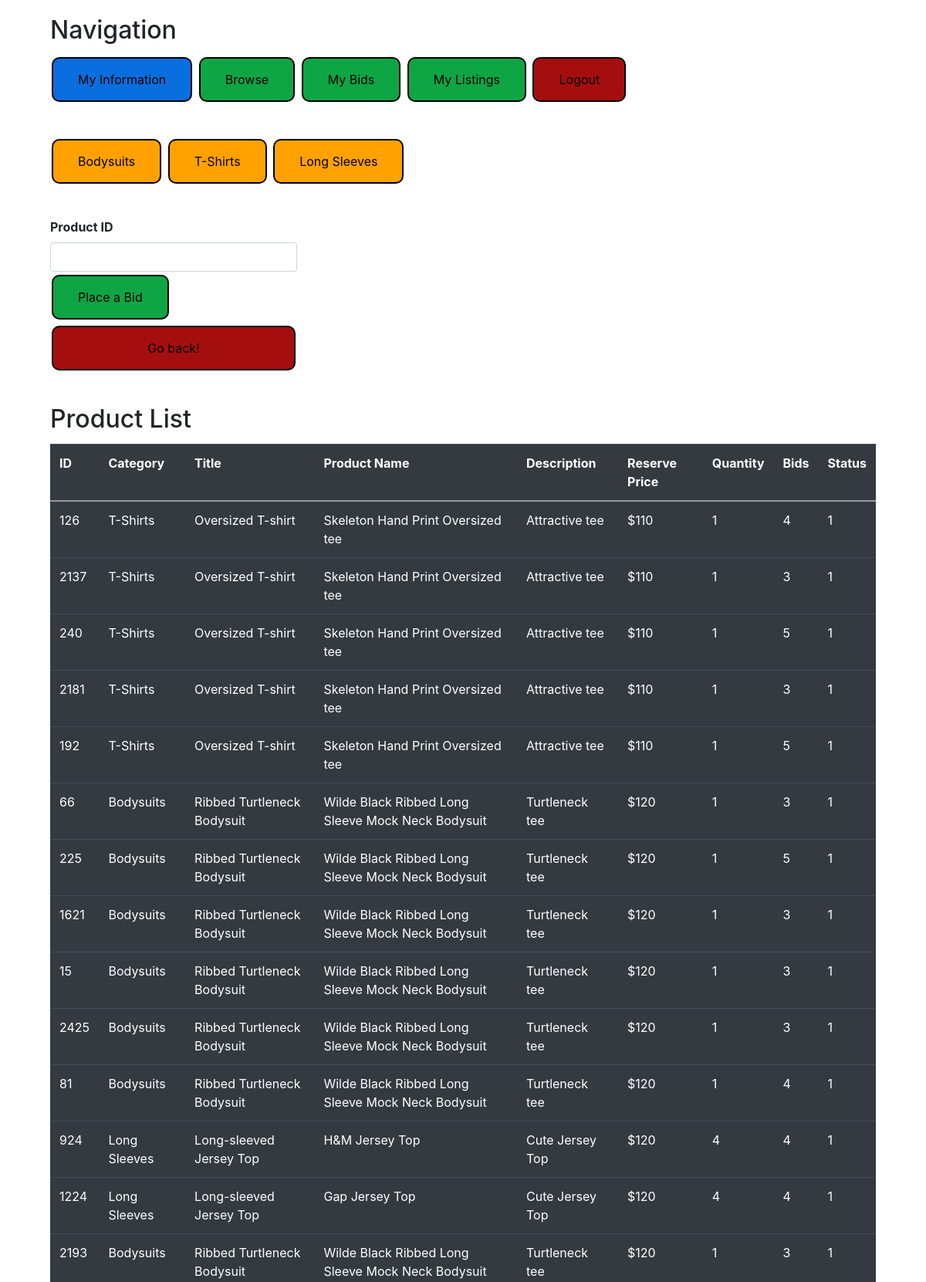
/tops (upper part), run on the app's committed database.
### tables this page shows
CREATE TABLE Auction_Listings_new
(
    Seller_Email        TEXT,
    Listing_ID          INTEGER,
    Category            TEXT,
    Auction_Title       TEXT,
    Product_Name        TEXT,
    Product_Description TEXT,
    Quantity            INTEGER,
    Reserve_Price       TEXT,
    Max_bids            INTEGER,
    Status              INTEGER
);

### lionauction.py (the view)
@app.route('/tops', methods=['POST', 'GET'])
def tops():
    connection = sql.connect('user.sqlite')
    cursor = connection.execute('SELECT * FROM Auction_Listings_new '
                                'WHERE Category = ? OR Category = ? OR Category = ? AND Status == 1 ORDER BY Reserve_Price ASC;',
                                ("Bodysuits", "T-Shirts", "Long Sleeves"))
    result = cursor.fetchall()
    return render_template('tops.html', result=result)

### templates/tops.html (shortened to what this page needs)
<!DOCTYPE html>
<html lang="en" dir="ltr">
<head>
    <link rel="stylesheet" href="https://stackpath.bootstrapcdn.com/bootstrap/4.4.1/css/bootstrap.min.css"
>
</head>
<body>
<div class="container-sm">
    <div class="card-body">
        <h2 class="card-title">Navigation</h2>
        <a class="button button2" href="/myinformation" role="button">My Information</a>
        <a class="button button4" href="/browse" role="button">Browse</a>
        <a class="button button4" href="/my_bids" role="button">My Bids</a>
        <a class="button button4" href="/my_listings" role="button">My Listings</a>
        <a class="button button3" href="/" role="button">Logout</a>
    </div>
</div>
    <div class="container-sm">
        <div class="card-body">
            <form id = 'formset' action="/filter_output" method="POST">
                <button class="button button5" type="submit" role="button" name="category" value = "Bodysuits">Bodysuits</button>
                <button class="button button5" type="submit" role="button" name="category" value = "T-Shirts">T-Shirts</button>
                <button class="button button5" type="submit" role="button" name="category" value = "Long Sleeves">Long Sleeves</button>
            </form>
        </div>
<div class="card-body" style = "display: inline-block;">
            <label for="ProductID"><b>Product ID</b></label>
            <form id = 'formset' action="/place_bid" method="POST">
                <input type="text" name="id" required class="form-control">
                <button class="button button4" type="submit" role="button" name="bid" value = "bid">Place a Bid</button>
            </form>
            <input class="button button3" value="Go back!" onclick="history.back()">
        </div>
</div>
<div class="container-sm">
    <div class="card-body">
        <h2 class="card-title">Product List</h2>
        <table class="table table-dark clickable-row">
            <tr>
                <th scope="col"> ID</th>
                <th scope="col"> Category</th>
                <th scope="col"> Title</th>
                <th scope="col"> Product Name</th>
                <th scope="col"> Description</th>
                <th scope="col"> Reserve Price</th>
                <th scope="col"> Quantity</th>
                <th scope="col"> Bids</th>
                <th scope="col"> Status</th>
            </tr>
            <tbody>
            {% for email, id, category, title, product_name, description, quantity, price, bids, status in result %}
                <tr>
                    <td> {{ id }} </td>
                    <td> {{ category }} </td>
                    <td> {{ title }} </td>
                    <td> {{ product_name }} </td>
                    <td> {{ description }} </td>
                    <td> {{ price }} </td>
                    <td> {{ quantity }} </td>
                    <td> {{ bids }} </td>
                    <td> {{ status }} </td>
                </tr>
            {% endfor %}
            </tbody>
        </table>
    </div>
</div>
</body>
</html>

### templates/tops.html (style rules this page uses)
.button { background-color: #4CAF50; border: 2px solid black; color: black; padding: 15px 32px; text-align: center; text-decoration: none; display: inline-block; font-size: 16px; margin: 4px 2px; cursor: pointer; border-radius: 10px; }
.button2 { background-color: #0A6EDE; }
.button3 { background-color: #A50E0E; }
.button4 { background-color: #0EA545; }
.button5 { background-color: #FFA200; }

### data on the page
Auction_Listings_new: Listing_ID "126", Category "T-Shirts", Auction_Title "Oversized T-shirt", Product_Name "Skeleton Hand Print Oversized tee", Product_Description "Attractive tee", Reserve_Price "$110", Quantity "1", Max_bids "4", Status "1"
Auction_Listings_new: Listing_ID "2137", Category "T-Shirts", Auction_Title "Oversized T-shirt", Product_Name "Skeleton Hand Print Oversized tee", Product_Description "Attractive tee", Reserve_Price "$110", Quantity "1", Max_bids "3", Status "1"
Auction_Listings_new: Listing_ID "240", Category "T-Shirts", Auction_Title "Oversized T-shirt", Product_Name "Skeleton Hand Print Oversized tee", Product_Description "Attractive tee", Reserve_Price "$110", Quantity "1", Max_bids "5", Status "1"
Auction_Listings_new: Listing_ID "2181", Category "T-Shirts", Auction_Title "Oversized T-shirt", Product_Name "Skeleton Hand Print Oversized tee", Product_Description "Attractive tee", Reserve_Price "$110", Quantity "1", Max_bids "3", Status "1"
Auction_Listings_new: Listing_ID "192", Category "T-Shirts", Auction_Title "Oversized T-shirt", Product_Name "Skeleton Hand Print Oversized tee", Product_Description "Attractive tee", Reserve_Price "$110", Quantity "1", Max_bids "5", Status "1"
Auction_Listings_new: Listing_ID "66", Category "Bodysuits", Auction_Title "Ribbed Turtleneck Bodysuit", Product_Name "Wilde Black Ribbed Long Sleeve Mock Neck Bodysuit", Product_Description "Turtleneck tee", Reserve_Price "$120", Quantity "1", Max_bids "3", Status "1"
Auction_Listings_new: Listing_ID "225", Category "Bodysuits", Auction_Title "Ribbed Turtleneck Bodysuit", Product_Name "Wilde Black Ribbed Long Sleeve Mock Neck Bodysuit", Product_Description "Turtleneck tee", Reserve_Price "$120", Quantity "1", Max_bids "5", Status "1"
Auction_Listings_new: Listing_ID "1621", Category "Bodysuits", Auction_Title "Ribbed Turtleneck Bodysuit", Product_Name "Wilde Black Ribbed Long Sleeve Mock Neck Bodysuit", Product_Description "Turtleneck tee", Reserve_Price "$120", Quantity "1", Max_bids "3", Status "1"
Auction_Listings_new: Listing_ID "15", Category "Bodysuits", Auction_Title "Ribbed Turtleneck Bodysuit", Product_Name "Wilde Black Ribbed Long Sleeve Mock Neck Bodysuit", Product_Description "Turtleneck tee", Reserve_Price "$120", Quantity "1", Max_bids "3", Status "1"
Auction_Listings_new: Listing_ID "2425", Category "Bodysuits", Auction_Title "Ribbed Turtleneck Bodysuit", Product_Name "Wilde Black Ribbed Long Sleeve Mock Neck Bodysuit", Product_Description "Turtleneck tee", Reserve_Price "$120", Quantity "1", Max_bids "3", Status "1"
Auction_Listings_new: Listing_ID "81", Category "Bodysuits", Auction_Title "Ribbed Turtleneck Bodysuit", Product_Name "Wilde Black Ribbed Long Sleeve Mock Neck Bodysuit", Product_Description "Turtleneck tee", Reserve_Price "$120", Quantity "1", Max_bids "4", Status "1"
Auction_Listings_new: Listing_ID "924", Category "Long Sleeves", Auction_Title "Long-sleeved Jersey Top", Product_Name "H&M Jersey Top", Product_Description "Cute Jersey Top", Reserve_Price "$120", Quantity "4", Max_bids "4", Status "1"
Auction_Listings_new: Listing_ID "1224", Category "Long Sleeves", Auction_Title "Long-sleeved Jersey Top", Product_Name "Gap Jersey Top", Product_Description "Cute Jersey Top", Reserve_Price "$120", Quantity "4", Max_bids "4", Status "1"
Auction_Listings_new: Listing_ID "2193", Category "Bodysuits", Auction_Title "Ribbed Turtleneck Bodysuit", Product_Name "Wilde Black Ribbed Long Sleeve Mock Neck Bodysuit", Product_Description "Turtleneck tee", Reserve_Price "$120", Quantity "1", Max_bids "3", Status "1"
